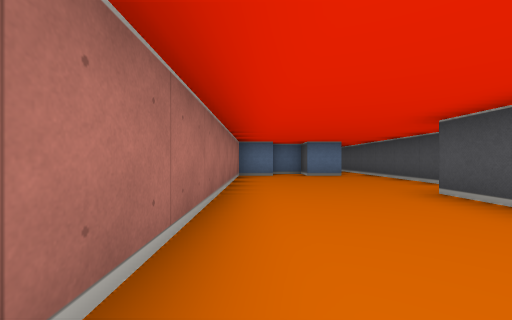
View 1 (above)

22 first-person views from a walk through a cub3D level. The camera is about half as high as the walls, looks level and sees 90° across. The floor is counted in squares. Each view is taken from the middle of a square. On the plan, view 1 faces up. The plan holds only what a view shows up to about 9 squares ahead; the rest is blank.

View 2
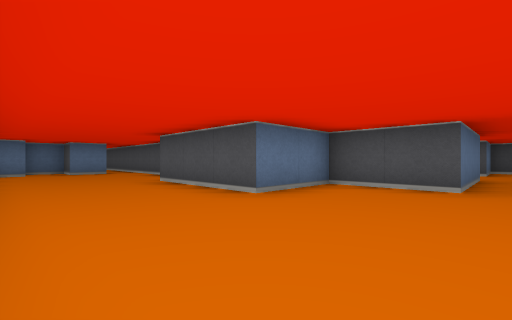

View 3
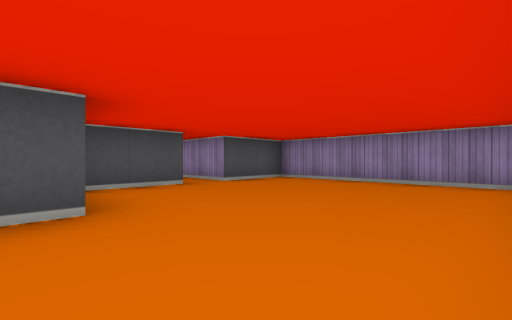

View 4
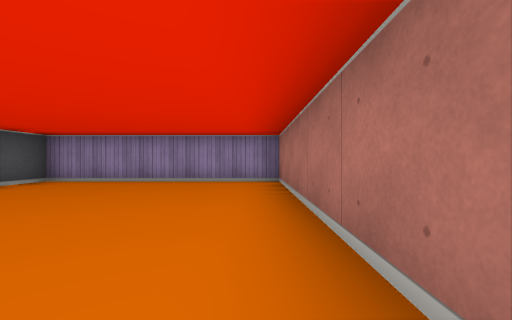

View 5
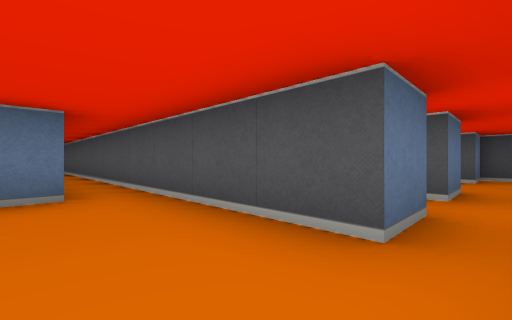

View 6
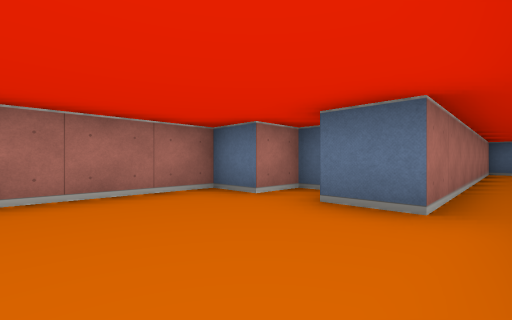

View 7
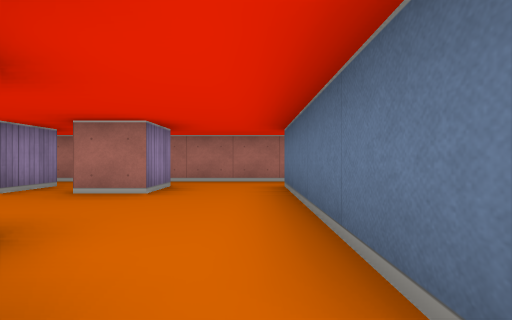

View 8
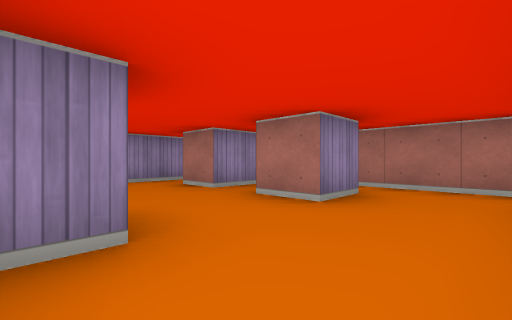

View 9
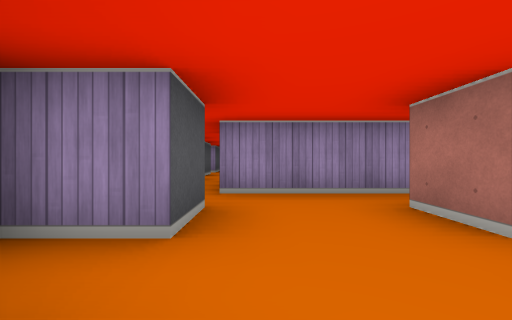

View 10
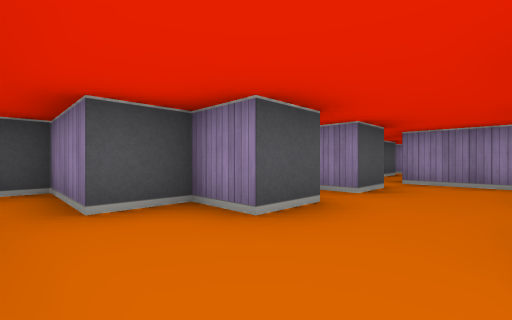

View 11
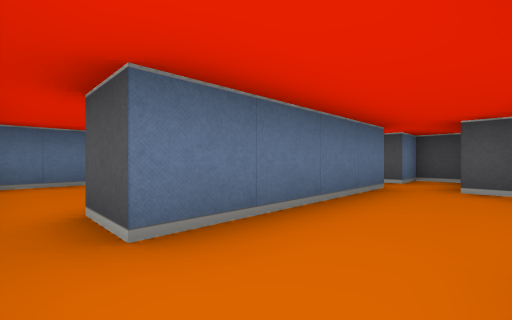

View 12
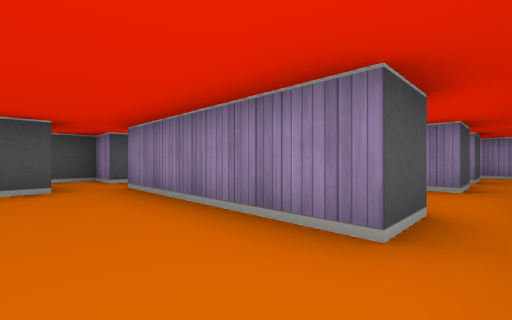

View 13
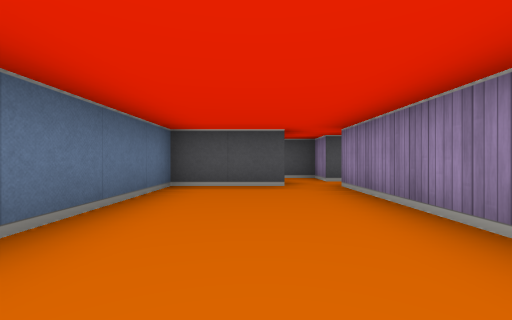

View 14
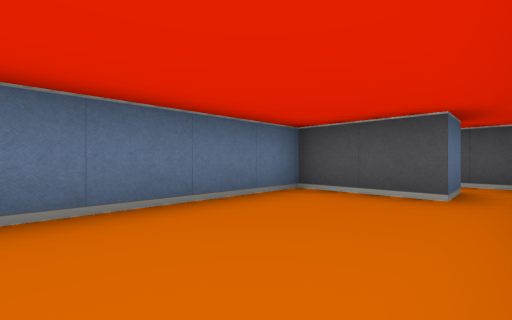

View 15
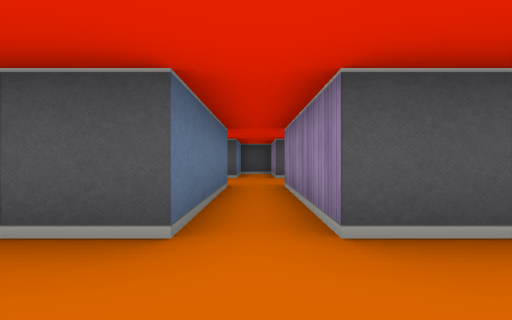

View 16
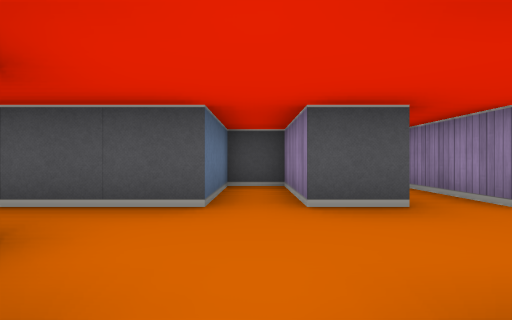

View 17
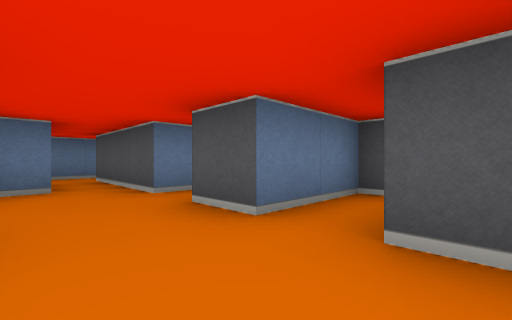

View 18
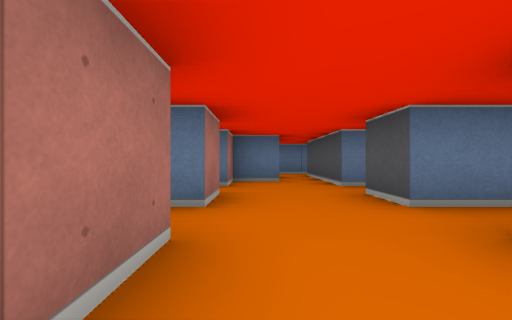

View 19
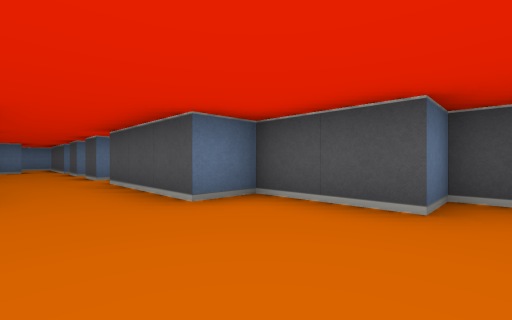

View 20
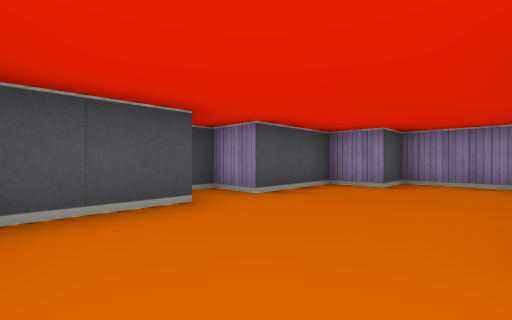

View 21
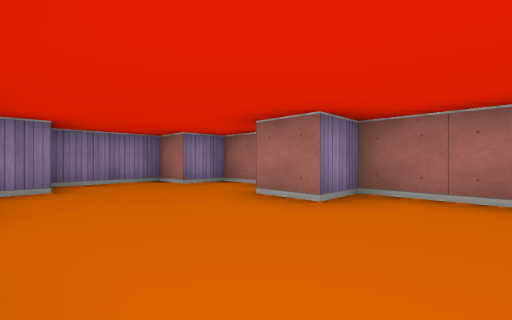

View 22
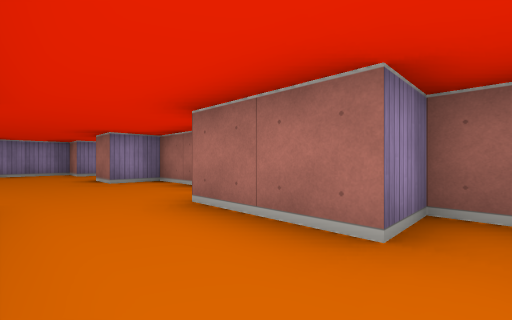

### Floor plan
Ten units are one square. View 1 is at (0, 0); x grows to the right and y downward. Boxes are objects, and circles mark ways between rooms. Rooms are numbered by the first view taken in them; rooms with no view inside come last. Other rooms are left out.
<svg viewBox="-10 -160 130 320">
<path fill="none" stroke="#000" d="M45 -45 35 -45 35 -145M75 15 45 15 45 -5 25 -5 25 -35M30 -155 25 -155 25 -75 15 -75 15 -85 5 -85 5 -75 -5 -75 -5 45 45 45 45 25 75 25M65 -45 55 -45 55 -55 65 -55 65 -45M95 -40 95 -45 85 -45 85 -55 95 -55 95 -65 115 -65 115 -75 105 -75M55 -26 55 -35 65 -35 65 -25M85 -25 85 -35 95 -35M45 -31 45 -26M95 -75 55 -75M45 -76 45 -50M98 -25 88 -25M50 -15 85 -15M105 -95 95 -95 95 -115 50 -115M55 -75 55 -85 95 -85M105 -75 105 -85 115 -85 115 -96M75 45 75 55M95 55 95 45 112 45M75 25 75 35M115 35 95 35 95 25M65 100 65 115 75 115 75 125M65 135 65 145 75 145 75 155 95 155 95 145 105 145 105 125 115 125 115 115 105 115 105 95 95 95 95 65M65 60 65 65 75 65 75 85M86 5 75 5 75 15M95 25 115 25 115 15 95 15 95 -15"/>
<circle cx="40" cy="-40" r="3" fill="#2a7"/>
<circle cx="70" cy="20" r="3" fill="#2a7"/>
<circle cx="100" cy="-80" r="3" fill="#2a7"/>
<circle cx="50" cy="-80" r="3" fill="#2a7"/>
<circle cx="90" cy="-20" r="3" fill="#2a7"/>
<circle cx="85" cy="50" r="3" fill="#2a7"/>
<circle cx="85" cy="30" r="3" fill="#2a7"/>
<text x="20" y="-20">1</text>
<text x="70" y="-50">2</text>
<text x="80" y="-100">3</text>
<text x="90" y="40">4</text>
<text x="90" y="110">5</text>
<text x="90" y="10">6</text>
</svg>
Room 1 opens to room 2. Room 1 opens to room 6. Room 2 opens to room 3. Room 2 opens to room 6. Room 4 opens to room 5. Room 4 opens to room 6.

Where each view was taken, in squares from view 1:
view 1: 0 up, 0 right, facing up
view 2: 2 down, 0 right, facing up-right
view 3: 1 up, 0 right, facing down-right
view 4: 1 up, 0 right, facing down
view 5: 4 up, 2 right, facing up-right
view 6: 5 up, 3 right, facing up-left
view 7: 7 up, 10 right, facing left
view 8: 7 up, 9 right, facing down-left
view 9: 5 up, 8 right, facing down
view 10: 7 up, 7 right, facing down-right
view 11: 6 up, 5 right, facing up-right
view 12: 10 up, 5 right, facing down-right
view 13: 10 up, 5 right, facing right
view 14: 9 up, 6 right, facing up-right
view 15: 2 down, 3 right, facing right
view 16: 2 down, 7 right, facing right
view 17: 5 down, 8 right, facing up-right
view 18: 6 down, 8 right, facing up
view 19: 12 down, 8 right, facing up-right
view 20: 10 down, 8 right, facing down-right
view 21: 10 down, 10 right, facing down-left
view 22: 6 down, 9 right, facing down-left
